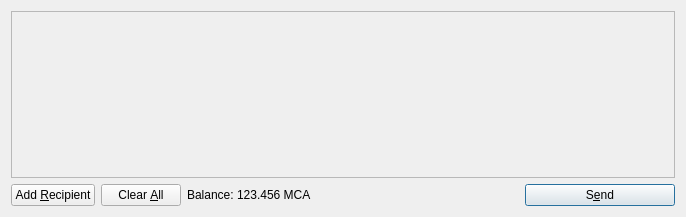
<?xml version="1.0" encoding="UTF-8"?>
<ui version="4.0">
 <class>SendCoinsDialog</class>
 <widget class="QDialog" name="SendCoinsDialog">
  <property name="geometry">
   <rect>
    <x>0</x>
    <y>0</y>
    <width>686</width>
    <height>217</height>
   </rect>
  </property>
  <property name="windowTitle">
   <string>Send Coins</string>
  </property>
  <layout class="QVBoxLayout" name="verticalLayout">
   <item>
    <widget class="QScrollArea" name="scrollArea">
     <property name="widgetResizable">
      <bool>true</bool>
     </property>
     <widget class="QWidget" name="scrollAreaWidgetContents">
      <property name="geometry">
       <rect>
        <x>0</x>
        <y>0</y>
        <width>666</width>
        <height>165</height>
       </rect>
      </property>
      <layout class="QVBoxLayout" name="verticalLayout_2">
       <property name="margin">
        <number>0</number>
       </property>
       <item>
        <layout class="QVBoxLayout" name="entries">
         <property name="spacing">
          <number>6</number>
         </property>
        </layout>
       </item>
       <item>
        <spacer name="verticalSpacer">
         <property name="orientation">
          <enum>Qt::Vertical</enum>
         </property>
         <property name="sizeHint" stdset="0">
          <size>
           <width>20</width>
           <height>40</height>
          </size>
         </property>
        </spacer>
       </item>
      </layout>
     </widget>
    </widget>
   </item>
   <item>
    <layout class="QHBoxLayout" name="horizontalLayout">
     <item>
      <widget class="QPushButton" name="addButton">
       <property name="toolTip">
        <string>Send to multiple recipients at once</string>
       </property>
       <property name="text">
        <string>Add &amp;Recipient</string>
       </property>
       <property name="icon">
        <iconset resource="../bitcoin.qrc">
         <normaloff>:/icons/add</normaloff>:/icons/add</iconset>
       </property>
       <property name="autoDefault">
        <bool>false</bool>
       </property>
      </widget>
     </item>
     <item>
      <widget class="QPushButton" name="clearButton">
       <property name="sizePolicy">
        <sizepolicy hsizetype="Minimum" vsizetype="Fixed">
         <horstretch>0</horstretch>
         <verstretch>0</verstretch>
        </sizepolicy>
       </property>
       <property name="toolTip">
        <string>Remove all transaction fields</string>
       </property>
       <property name="text">
        <string>Clear &amp;All</string>
       </property>
       <property name="icon">
        <iconset resource="../bitcoin.qrc">
         <normaloff>:/icons/remove</normaloff>:/icons/remove</iconset>
       </property>
       <property name="autoRepeatDelay">
        <number>300</number>
       </property>
       <property name="autoDefault">
        <bool>false</bool>
       </property>
      </widget>
     </item>
     <item>
      <layout class="QHBoxLayout" name="horizontalLayout_2">
       <property name="spacing">
        <number>3</number>
       </property>
       <item>
        <widget class="QLabel" name="label">
         <property name="text">
          <string>Balance:</string>
         </property>
        </widget>
       </item>
       <item>
        <widget class="QLabel" name="labelBalance">
         <property name="cursor">
          <cursorShape>IBeamCursor</cursorShape>
         </property>
         <property name="text">
          <string>123.456 MCA</string>
         </property>
         <property name="textInteractionFlags">
          <set>Qt::LinksAccessibleByMouse|Qt::TextSelectableByKeyboard|Qt::TextSelectableByMouse</set>
         </property>
        </widget>
       </item>
      </layout>
     </item>
     <item>
      <spacer name="horizontalSpacer">
       <property name="orientation">
        <enum>Qt::Horizontal</enum>
       </property>
       <property name="sizeHint" stdset="0">
        <size>
         <width>40</width>
         <height>20</height>
        </size>
       </property>
      </spacer>
     </item>
     <item>
      <widget class="QPushButton" name="sendButton">
       <property name="minimumSize">
        <size>
         <width>150</width>
         <height>0</height>
        </size>
       </property>
       <property name="toolTip">
        <string>Confirm the send action</string>
       </property>
       <property name="text">
        <string>S&amp;end</string>
       </property>
       <property name="icon">
        <iconset resource="../bitcoin.qrc">
         <normaloff>:/icons/send</normaloff>:/icons/send</iconset>
       </property>
       <property name="default">
        <bool>true</bool>
       </property>
      </widget>
     </item>
    </layout>
   </item>
  </layout>
 </widget>
 <resources>
  <include location="../bitcoin.qrc"/>
 </resources>
 <connections/>
</ui>
